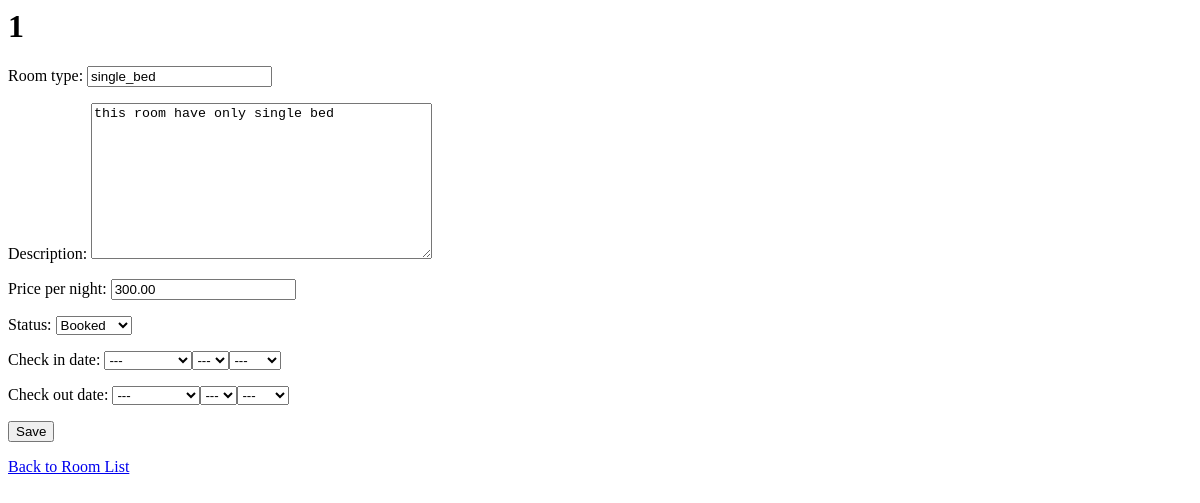
The app's page /rooms/1/edit/, older data.
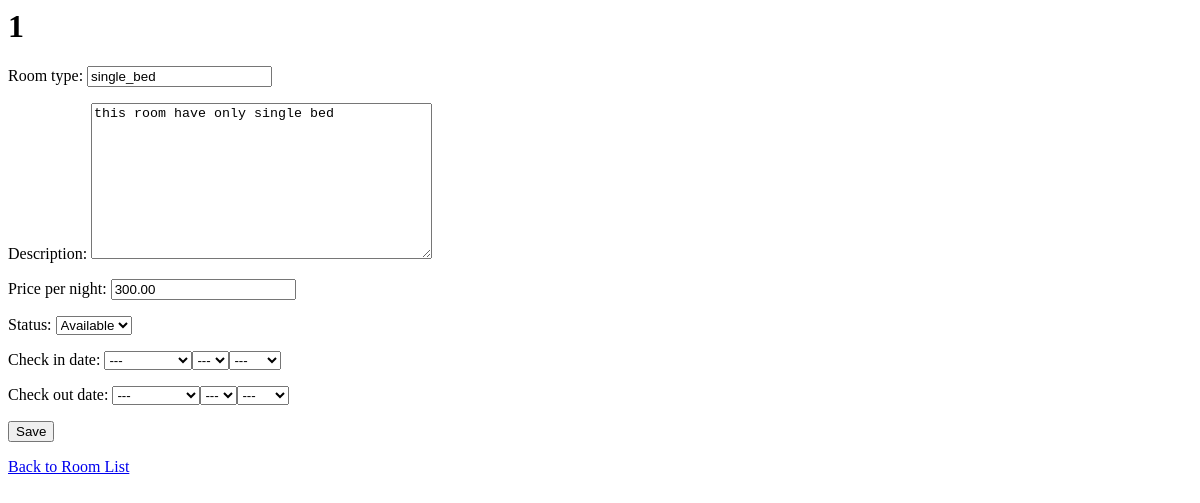
The same page, newer data.
### core/models.py (models this page shows, shortened)
class Room(models.Model):
    room_type = models.CharField(max_length=100)
    description = models.TextField()
    price_per_night = models.DecimalField(max_digits=8, decimal_places=2)
    status = models.CharField(max_length=50, choices=[('available', 'Available'), ('booked', 'Booked'), ('pending', 'Pending')])
    created_at = models.DateTimeField(auto_now_add=True)
    updated_at = models.DateTimeField(auto_now=True)

### core/views.py (the view)
# urls.py: path('rooms/<int:room_id>/edit/', views.room_edit, name='room_edit'),
def room_edit(request, room_id):
    room = get_object_or_404(Room, pk=room_id)
    if request.method == 'POST':
        form = RoomForm(request.POST, instance=room)
        if form.is_valid():
            form.save()
            return redirect('room_list')
    else:
        form = RoomForm(instance=room)
    return render(request, 'core/room_form.html', {'form': form})

### core/forms.py (shortened to what this page needs)
class RoomForm(forms.ModelForm):
    check_in_date = forms.DateField(
        required=False,
        widget=forms.SelectDateWidget(years=range(2024, 2026)),
        initial=None  # Default value set to None
    )
    check_out_date = forms.DateField(
        required=False,
        widget=forms.SelectDateWidget(years=range(2024, 2026)),
        initial=None  # Default value set to None
    )
    class Meta:
        model = Room
        fields = ['room_type', 'description', 'price_per_night', 'status']

### core/templates/core/room_form.html (shortened to what this page needs)
<h1>{{ form.instance.id|default:"Create Room" }}</h1>
<form method="post">
    {{ form.as_p }}
    <button type="submit">Save</button>
</form>
<a href="{% url 'room_list' %}">Back to Room List</a>

Row changes from the older to the newer data that the page shows:
changed Room "single_bed": status "Booked" → "Available"
